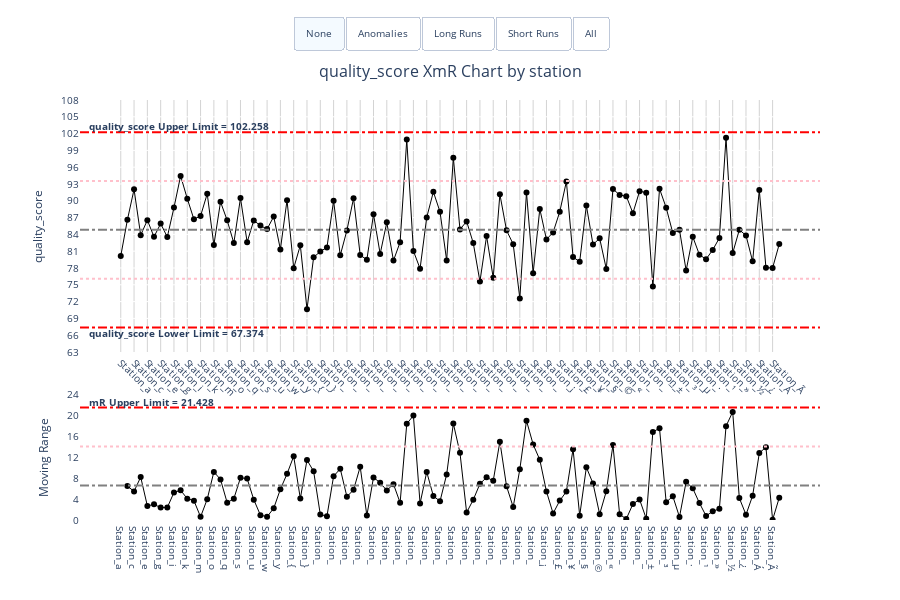

Write notebook code for a chart like this one.
### Code cell
# Categorical example
categories = ['Station_' + chr(ord('a') + i) for i in range(100)]
categorical_data = pd.DataFrame({
    'station': categories,
    'quality_score': np.random.normal(85, 5, 100)
}).sort_values('station')

xmr_categorical = xmr.XmR(
    data=categorical_data,
    x_ser_name='station',
    y_ser_name='quality_score',
    x_type='categorical',
    # show_grid=False
)

xmr_categorical.xmr_chart

### Figure 1 — Plotly figure (JSON) as saved in the notebook; plotly's stock layout.template omitted (floating-point values rounded to 4 significant figures; data arrays with more than 128 entries replaced by an {"elided": "..."} marker saying what was removed)
{"data": [{"customdata": {"elided": "100x2 float values"}, "hovertemplate": "<b>Category:</b> %{x}<br><b>Value:</b> %{y:,.2f}<br><b>Mean:</b> %{customdata[0]:,.2f}<br><extra></extra>", "line": {"color": "black", "width": 1}, "marker": {"color": "black", "size": 6}, "mode": "lines+markers", "name": "quality_score", "type": "scatter", "x": ["Station_a", "Station_b", "Station_c", "Station_d", "Station_e", "Station_f", "Station_g", "Station_h", "Station_i", "Station_j", "Station_k", "Station_l", "Station_m", "Station_n", "Station_o", "Station_p", "Station_q", "Station_r", "Station_s", "Station_t", "Station_u", "Station_v", "Station_w", "Station_x", "Station_y", "Station_z", "Station_{", "Station_|", "Station_}", "Station_~", "Station_", "Station_", "Station_", "Station_", "Station_", "Station_", "Station_", "Station_", "Station_", "Station_", "Station_", "Station_", "Station_", "Station_", "Station_", "Station_", "Station_", "Station_", "Station_", "Station_", "Station_", "Station_", "Station_", "Station_", "Station_", "Station_", "Station_", "Station_", "Station_", "Station_", "Station_", "Station_", "Station_", "Station_ ", "Station_¡", "Station_¢", "Station_£", "Station_¤", "Station_¥", "Station_¦", "Station_§", "Station_¨", "Station_©", "Station_ª", "Station_«", "Station_¬", "Station_", "Station_®", "Station_¯", "Station_°", "Station_±", "Station_²", "Station_³", "Station_´", "Station_µ", "Station_¶", "Station_·", "Station_¸", "Station_¹", "Station_º", "Station_»", "Station_¼", "Station_½", "Station_¾", "Station_¿", "Station_À", "Station_Á", "Station_Â", "Station_Ã", "Station_Ä"], "xaxis": "x", "y": [80.14, 86.6, 92.05, 83.87, 86.55, 83.56, 85.92, 83.54, 88.78, 94.44, 90.39, 86.7, 87.29, 91.26, 82.09, 89.81, 86.51, 82.45, 90.5, 82.62, 86.49, 85.57, 84.95, 87.18, 81.33, 90.11, 77.98, 82.06, 70.63, 79.91, 80.95, 81.68, 90.01, 80.26, 84.7, 90.45, 80.31, 79.47, 87.59, 80.51, 86.15, 79.32, 82.62, 100.9, 81.04, 77.89, 87.03, 91.6, 88.03, 79.34, 97.71, 84.9, 86.32, 82.46, 75.57, 83.7, 76.24, 91.16, 84.72, 82.25, 72.57, 91.48, 77.08, 88.55, 83.1, 84.35, 88.04, 93.45, 79.96, 79.12, 89.16, 82.19, 83.31, 77.84, 92.11, 91.04, 90.83, 87.8, 91.71, 91.45, 74.68, 92.15, 88.77, 84.24, 84.81, 77.55, 83.58, 80.36, 79.58, 81.23, 83.36, 101.2, 80.66, 84.83, 83.81, 79.18, 91.92, 78.05, 78.01, 82.27], "yaxis": "y"}, {"customdata": {"elided": "100x2 float values"}, "hovertemplate": "<b>Category:</b> %{x}<br><b>Range:</b> %{y:,.2f}<br><b>Mean:</b> %{customdata[0]:,.2f}<br><extra></extra>", "line": {"color": "black", "width": 1}, "marker": {"color": "black", "size": 6}, "mode": "lines+markers", "name": "Moving Range", "type": "scatter", "x": ["Station_a", "Station_b", "Station_c", "Station_d", "Station_e", "Station_f", "Station_g", "Station_h", "Station_i", "Station_j", "Station_k", "Station_l", "Station_m", "Station_n", "Station_o", "Station_p", "Station_q", "Station_r", "Station_s", "Station_t", "Station_u", "Station_v", "Station_w", "Station_x", "Station_y", "Station_z", "Station_{", "Station_|", "Station_}", "Station_~", "Station_", "Station_", "Station_", "Station_", "Station_", "Station_", "Station_", "Station_", "Station_", "Station_", "Station_", "Station_", "Station_", "Station_", "Station_", "Station_", "Station_", "Station_", "Station_", "Station_", "Station_", "Station_", "Station_", "Station_", "Station_", "Station_", "Station_", "Station_", "Station_", "Station_", "Station_", "Station_", "Station_", "Station_ ", "Station_¡", "Station_¢", "Station_£", "Station_¤", "Station_¥", "Station_¦", "Station_§", "Station_¨", "Station_©", "Station_ª", "Station_«", "Station_¬", "Station_", "Station_®", "Station_¯", "Station_°", "Station_±", "Station_²", "Station_³", "Station_´", "Station_µ", "Station_¶", "Station_·", "Station_¸", "Station_¹", "Station_º", "Station_»", "Station_¼", "Station_½", "Station_¾", "Station_¿", "Station_À", "Station_Á", "Station_Â", "Station_Ã", "Station_Ä"], "xaxis": "x2", "y": [null, 6.462, 5.451, 8.18, 2.677, 2.982, 2.361, 2.381, 5.238, 5.662, 4.058, 3.69, 0.5973, 3.963, 9.166, 7.72, 3.296, 4.06, 8.048, 7.885, 3.872, 0.92, 0.6206, 2.237, 5.859, 8.787, 12.14, 4.082, 11.42, 9.274, 1.041, 0.727, 8.339, 9.755, 4.445, 5.746, 10.14, 0.8401, 8.119, 7.075, 5.638, 6.832, 3.3, 18.32, 19.9, 3.152, 9.148, 4.567, 3.574, 8.684, 18.36, 12.81, 1.423, 3.862, 6.886, 8.132, 7.464, 14.92, 6.442, 2.466, 9.683, 18.91, 14.4, 11.47, 5.442, 1.249, 3.691, 5.409, 13.5, 0.8324, 10.04, 6.97, 1.113, 5.47, 14.28, 1.079, 0.2033, 3.036, 3.916, 0.2591, 16.78, 17.48, 3.38, 4.528, 0.5695, 7.267, 6.038, 3.229, 0.7762, 1.649, 2.134, 17.88, 20.58, 4.17, 1.015, 4.627, 12.74, 13.88, 0.03303, 4.254], "yaxis": "y2"}, {"marker": {"color": "red", "size": 8, "symbol": "cross"}, "mode": "markers", "texttemplate": "%{y}", "type": "scatter", "visible": false, "x": [], "xaxis": "x", "y": [], "yaxis": "y"}, {"marker": {"color": "red", "size": 8, "symbol": "cross"}, "mode": "markers", "type": "scatter", "visible": false, "x": [], "xaxis": "x2", "y": [], "yaxis": "y2"}], "layout": {"annotations": [{"font": {"size": 16}, "showarrow": false, "text": "quality_score XmR Chart by station", "x": 0.5, "xanchor": "center", "xref": "paper", "y": 1.1, "yanchor": "top", "yref": "paper"}, {"font": {"size": 10}, "showarrow": false, "text": "<b>mR Upper Limit = 21.428</b>", "x": 0.01, "xanchor": "left", "xref": "paper", "y": 22.5, "yanchor": "auto", "yref": "y2"}, {"font": {"size": 10}, "showarrow": false, "text": "<b>quality_score Upper Limit = 102.258</b>", "x": 0.01, "xanchor": "left", "xref": "paper", "y": 103.3, "yanchor": "auto", "yref": "y"}, {"font": {"size": 10}, "showarrow": false, "text": "<b>quality_score Lower Limit = 67.374</b>", "x": 0.01, "xanchor": "left", "xref": "paper", "y": 66.33, "yanchor": "auto", "yref": "y"}], "font": {"size": 10}, "height": 600, "hovermode": "x", "plot_bgcolor": "white", "shapes": [{"line": {"color": "gray", "dash": "dashdot"}, "type": "line", "x0": 0, "x1": 1, "xref": "x domain", "y0": 84.82, "y1": 84.82, "yref": "y"}, {"line": {"color": "red", "dash": "dashdot"}, "type": "line", "x0": 0, "x1": 1, "xref": "x domain", "y0": 102.3, "y1": 102.3, "yref": "y"}, {"line": {"color": "red", "dash": "dashdot"}, "type": "line", "x0": 0, "x1": 1, "xref": "x domain", "y0": 67.37, "y1": 67.37, "yref": "y"}, {"line": {"color": "pink", "dash": "dot"}, "type": "line", "x0": 0, "x1": 1, "xref": "x domain", "y0": 93.54, "y1": 93.54, "yref": "y"}, {"line": {"color": "pink", "dash": "dot"}, "type": "line", "x0": 0, "x1": 1, "xref": "x domain", "y0": 76.1, "y1": 76.1, "yref": "y"}, {"line": {"color": "gray", "dash": "dashdot"}, "type": "line", "x0": 0, "x1": 1, "xref": "x domain", "y0": 6.557, "y1": 6.557, "yref": "y2"}, {"line": {"color": "red", "dash": "dashdot"}, "type": "line", "x0": 0, "x1": 1, "xref": "x domain", "y0": 21.43, "y1": 21.43, "yref": "y2"}, {"line": {"color": "pink", "dash": "dot"}, "type": "line", "x0": 0, "x1": 1, "xref": "x domain", "y0": 13.99, "y1": 13.99, "yref": "y2"}], "showlegend": false, "updatemenus": [{"active": 0, "buttons": [{"args": [{"visible": [true, true, false, false]}, {"annotations": [{"font": {"size": 16}, "showarrow": false, "text": "quality_score XmR Chart by station", "x": 0.5, "xanchor": "center", "xref": "paper", "y": 1.1, "yanchor": "top", "yref": "paper"}, {"font": {"size": 10}, "showarrow": false, "text": "<b>mR Upper Limit = 21.428</b>", "x": 0.01, "xanchor": "left", "xref": "paper", "y": 22.5, "yanchor": "auto", "yref": "y2"}, {"font": {"size": 10}, "showarrow": false, "text": "<b>quality_score Upper Limit = 102.258</b>", "x": 0.01, "xanchor": "left", "xref": "paper", "y": 103.3, "yanchor": "auto", "yref": "y"}, {"font": {"size": 10}, "showarrow": false, "text": "<b>quality_score Lower Limit = 67.374</b>", "x": 0.01, "xanchor": "left", "xref": "paper", "y": 66.33, "yanchor": "auto", "yref": "y"}], "shapes": [{"line": {"color": "gray", "dash": "dashdot"}, "type": "line", "x0": 0, "x1": 1, "xref": "x domain", "y0": 84.82, "y1": 84.82, "yref": "y"}, {"line": {"color": "red", "dash": "dashdot"}, "type": "line", "x0": 0, "x1": 1, "xref": "x domain", "y0": 102.3, "y1": 102.3, "yref": "y"}, {"line": {"color": "red", "dash": "dashdot"}, "type": "line", "x0": 0, "x1": 1, "xref": "x domain", "y0": 67.37, "y1": 67.37, "yref": "y"}, {"line": {"color": "pink", "dash": "dot"}, "type": "line", "x0": 0, "x1": 1, "xref": "x domain", "y0": 93.54, "y1": 93.54, "yref": "y"}, {"line": {"color": "pink", "dash": "dot"}, "type": "line", "x0": 0, "x1": 1, "xref": "x domain", "y0": 76.1, "y1": 76.1, "yref": "y"}, {"line": {"color": "gray", "dash": "dashdot"}, "type": "line", "x0": 0, "x1": 1, "xref": "x domain", "y0": 6.557, "y1": 6.557, "yref": "y2"}, {"line": {"color": "red", "dash": "dashdot"}, "type": "line", "x0": 0, "x1": 1, "xref": "x domain", "y0": 21.43, "y1": 21.43, "yref": "y2"}, {"line": {"color": "pink", "dash": "dot"}, "type": "line", "x0": 0, "x1": 1, "xref": "x domain", "y0": 13.99, "y1": 13.99, "yref": "y2"}]}], "label": "None", "method": "update"}, {"args": [{"visible": [true, true, true, true]}, {"annotations": [{"font": {"size": 16}, "showarrow": false, "text": "quality_score XmR Chart by station", "x": 0.5, "xanchor": "center", "xref": "paper", "y": 1.1, "yanchor": "top", "yref": "paper"}, {"font": {"size": 10}, "showarrow": false, "text": "<b>mR Upper Limit = 21.428</b>", "x": 0.01, "xanchor": "left", "xref": "paper", "y": 22.5, "yanchor": "auto", "yref": "y2"}, {"font": {"size": 10}, "showarrow": false, "text": "<b>quality_score Upper Limit = 102.258</b>", "x": 0.01, "xanchor": "left", "xref": "paper", "y": 103.3, "yanchor": "auto", "yref": "y"}, {"font": {"size": 10}, "showarrow": false, "text": "<b>quality_score Lower Limit = 67.374</b>", "x": 0.01, "xanchor": "left", "xref": "paper", "y": 66.33, "yanchor": "auto", "yref": "y"}], "shapes": [{"line": {"color": "gray", "dash": "dashdot"}, "type": "line", "x0": 0, "x1": 1, "xref": "x domain", "y0": 84.82, "y1": 84.82, "yref": "y"}, {"line": {"color": "red", "dash": "dashdot"}, "type": "line", "x0": 0, "x1": 1, "xref": "x domain", "y0": 102.3, "y1": 102.3, "yref": "y"}, {"line": {"color": "red", "dash": "dashdot"}, "type": "line", "x0": 0, "x1": 1, "xref": "x domain", "y0": 67.37, "y1": 67.37, "yref": "y"}, {"line": {"color": "pink", "dash": "dot"}, "type": "line", "x0": 0, "x1": 1, "xref": "x domain", "y0": 93.54, "y1": 93.54, "yref": "y"}, {"line": {"color": "pink", "dash": "dot"}, "type": "line", "x0": 0, "x1": 1, "xref": "x domain", "y0": 76.1, "y1": 76.1, "yref": "y"}, {"line": {"color": "gray", "dash": "dashdot"}, "type": "line", "x0": 0, "x1": 1, "xref": "x domain", "y0": 6.557, "y1": 6.557, "yref": "y2"}, {"line": {"color": "red", "dash": "dashdot"}, "type": "line", "x0": 0, "x1": 1, "xref": "x domain", "y0": 21.43, "y1": 21.43, "yref": "y2"}, {"line": {"color": "pink", "dash": "dot"}, "type": "line", "x0": 0, "x1": 1, "xref": "x domain", "y0": 13.99, "y1": 13.99, "yref": "y2"}]}], "label": "Anomalies", "method": "update"}, {"args": [{"visible": [true, true, false, false]}, {"annotations": [{"font": {"size": 16}, "showarrow": false, "text": "quality_score XmR Chart by station", "x": 0.5, "xanchor": "center", "xref": "paper", "y": 1.1, "yanchor": "top", "yref": "paper"}, {"font": {"size": 10}, "showarrow": false, "text": "<b>mR Upper Limit = 21.428</b>", "x": 0.01, "xanchor": "left", "xref": "paper", "y": 22.5, "yanchor": "auto", "yref": "y2"}, {"font": {"size": 10}, "showarrow": false, "text": "<b>quality_score Upper Limit = 102.258</b>", "x": 0.01, "xanchor": "left", "xref": "paper", "y": 103.3, "yanchor": "auto", "yref": "y"}, {"font": {"size": 10}, "showarrow": false, "text": "<b>quality_score Lower Limit = 67.374</b>", "x": 0.01, "xanchor": "left", "xref": "paper", "y": 66.33, "yanchor": "auto", "yref": "y"}], "shapes": [{"line": {"color": "gray", "dash": "dashdot"}, "type": "line", "x0": 0, "x1": 1, "xref": "x domain", "y0": 84.82, "y1": 84.82, "yref": "y"}, {"line": {"color": "red", "dash": "dashdot"}, "type": "line", "x0": 0, "x1": 1, "xref": "x domain", "y0": 102.3, "y1": 102.3, "yref": "y"}, {"line": {"color": "red", "dash": "dashdot"}, "type": "line", "x0": 0, "x1": 1, "xref": "x domain", "y0": 67.37, "y1": 67.37, "yref": "y"}, {"line": {"color": "pink", "dash": "dot"}, "type": "line", "x0": 0, "x1": 1, "xref": "x domain", "y0": 93.54, "y1": 93.54, "yref": "y"}, {"line": {"color": "pink", "dash": "dot"}, "type": "line", "x0": 0, "x1": 1, "xref": "x domain", "y0": 76.1, "y1": 76.1, "yref": "y"}, {"line": {"color": "gray", "dash": "dashdot"}, "type": "line", "x0": 0, "x1": 1, "xref": "x domain", "y0": 6.557, "y1": 6.557, "yref": "y2"}, {"line": {"color": "red", "dash": "dashdot"}, "type": "line", "x0": 0, "x1": 1, "xref": "x domain", "y0": 21.43, "y1": 21.43, "yref": "y2"}, {"line": {"color": "pink", "dash": "dot"}, "type": "line", "x0": 0, "x1": 1, "xref": "x domain", "y0": 13.99, "y1": 13.99, "yref": "y2"}, {"fillcolor": "pink", "line": {"color": "purple", "dash": "longdashdot", "width": 2}, "name": "Long Run", "opacity": 0.2, "path": "M Station_´ 86.49460050511108 L Station_µ 87.06406334104433 L Station_¶ 79.79695352568848 L Station_· 85.83448244985111 L Station_¸ 82.60564788224117 L Station_¹ 81.82947120529667 L Station_º 83.47867146472494 L Station_» 85.61226880952117 L Station_» 81.11226880952117 L Station_º 78.97867146472494 L Station_¹ 77.32947120529667 L Station_¸ 78.10564788224117 L Station_· 81.33448244985111 L Station_¶ 75.29695352568848 L Station_µ 82.56406334104433 L Station_´ 81.99460050511108 Z", "type": "path"}]}], "label": "Long Runs", "method": "update"}, {"args": [{"visible": [true, true, false, false]}, {"annotations": [{"font": {"size": 16}, "showarrow": false, "text": "quality_score XmR Chart by station", "x": 0.5, "xanchor": "center", "xref": "paper", "y": 1.1, "yanchor": "top", "yref": "paper"}, {"font": {"size": 10}, "showarrow": false, "text": "<b>mR Upper Limit = 21.428</b>", "x": 0.01, "xanchor": "left", "xref": "paper", "y": 22.5, "yanchor": "auto", "yref": "y2"}, {"font": {"size": 10}, "showarrow": false, "text": "<b>quality_score Upper Limit = 102.258</b>", "x": 0.01, "xanchor": "left", "xref": "paper", "y": 103.3, "yanchor": "auto", "yref": "y"}, {"font": {"size": 10}, "showarrow": false, "text": "<b>quality_score Lower Limit = 67.374</b>", "x": 0.01, "xanchor": "left", "xref": "paper", "y": 66.33, "yanchor": "auto", "yref": "y"}], "shapes": [{"line": {"color": "gray", "dash": "dashdot"}, "type": "line", "x0": 0, "x1": 1, "xref": "x domain", "y0": 84.82, "y1": 84.82, "yref": "y"}, {"line": {"color": "red", "dash": "dashdot"}, "type": "line", "x0": 0, "x1": 1, "xref": "x domain", "y0": 102.3, "y1": 102.3, "yref": "y"}, {"line": {"color": "red", "dash": "dashdot"}, "type": "line", "x0": 0, "x1": 1, "xref": "x domain", "y0": 67.37, "y1": 67.37, "yref": "y"}, {"line": {"color": "pink", "dash": "dot"}, "type": "line", "x0": 0, "x1": 1, "xref": "x domain", "y0": 93.54, "y1": 93.54, "yref": "y"}, {"line": {"color": "pink", "dash": "dot"}, "type": "line", "x0": 0, "x1": 1, "xref": "x domain", "y0": 76.1, "y1": 76.1, "yref": "y"}, {"line": {"color": "gray", "dash": "dashdot"}, "type": "line", "x0": 0, "x1": 1, "xref": "x domain", "y0": 6.557, "y1": 6.557, "yref": "y2"}, {"line": {"color": "red", "dash": "dashdot"}, "type": "line", "x0": 0, "x1": 1, "xref": "x domain", "y0": 21.43, "y1": 21.43, "yref": "y2"}, {"line": {"color": "pink", "dash": "dot"}, "type": "line", "x0": 0, "x1": 1, "xref": "x domain", "y0": 13.99, "y1": 13.99, "yref": "y2"}]}], "label": "Short Runs", "method": "update"}, {"args": [{"visible": [true, true, true, true]}, {"annotations": [{"font": {"size": 16}, "showarrow": false, "text": "quality_score XmR Chart by station", "x": 0.5, "xanchor": "center", "xref": "paper", "y": 1.1, "yanchor": "top", "yref": "paper"}, {"font": {"size": 10}, "showarrow": false, "text": "<b>mR Upper Limit = 21.428</b>", "x": 0.01, "xanchor": "left", "xref": "paper", "y": 22.5, "yanchor": "auto", "yref": "y2"}, {"font": {"size": 10}, "showarrow": false, "text": "<b>quality_score Upper Limit = 102.258</b>", "x": 0.01, "xanchor": "left", "xref": "paper", "y": 103.3, "yanchor": "auto", "yref": "y"}, {"font": {"size": 10}, "showarrow": false, "text": "<b>quality_score Lower Limit = 67.374</b>", "x": 0.01, "xanchor": "left", "xref": "paper", "y": 66.33, "yanchor": "auto", "yref": "y"}], "shapes": [{"line": {"color": "gray", "dash": "dashdot"}, "type": "line", "x0": 0, "x1": 1, "xref": "x domain", "y0": 84.82, "y1": 84.82, "yref": "y"}, {"line": {"color": "red", "dash": "dashdot"}, "type": "line", "x0": 0, "x1": 1, "xref": "x domain", "y0": 102.3, "y1": 102.3, "yref": "y"}, {"line": {"color": "red", "dash": "dashdot"}, "type": "line", "x0": 0, "x1": 1, "xref": "x domain", "y0": 67.37, "y1": 67.37, "yref": "y"}, {"line": {"color": "pink", "dash": "dot"}, "type": "line", "x0": 0, "x1": 1, "xref": "x domain", "y0": 93.54, "y1": 93.54, "yref": "y"}, {"line": {"color": "pink", "dash": "dot"}, "type": "line", "x0": 0, "x1": 1, "xref": "x domain", "y0": 76.1, "y1": 76.1, "yref": "y"}, {"line": {"color": "gray", "dash": "dashdot"}, "type": "line", "x0": 0, "x1": 1, "xref": "x domain", "y0": 6.557, "y1": 6.557, "yref": "y2"}, {"line": {"color": "red", "dash": "dashdot"}, "type": "line", "x0": 0, "x1": 1, "xref": "x domain", "y0": 21.43, "y1": 21.43, "yref": "y2"}, {"line": {"color": "pink", "dash": "dot"}, "type": "line", "x0": 0, "x1": 1, "xref": "x domain", "y0": 13.99, "y1": 13.99, "yref": "y2"}, {"fillcolor": "pink", "line": {"color": "purple", "dash": "longdashdot", "width": 2}, "name": "Long Run", "opacity": 0.2, "path": "M Station_´ 86.49460050511108 L Station_µ 87.06406334104433 L Station_¶ 79.79695352568848 L Station_· 85.83448244985111 L Station_¸ 82.60564788224117 L Station_¹ 81.82947120529667 L Station_º 83.47867146472494 L Station_» 85.61226880952117 L Station_» 81.11226880952117 L Station_º 78.97867146472494 L Station_¹ 77.32947120529667 L Station_¸ 78.10564788224117 L Station_· 81.33448244985111 L Station_¶ 75.29695352568848 L Station_µ 82.56406334104433 L Station_´ 81.99460050511108 Z", "type": "path"}]}], "label": "All", "method": "update"}], "direction": "right", "type": "buttons", "x": 0.5, "xanchor": "center", "y": 1.2}], "xaxis": {"anchor": "y", "automargin": true, "domain": [0, 1], "gridcolor": "lightgray", "showgrid": true, "showline": true, "showspikes": true, "showticklabels": true, "spikemode": "across+toaxis", "spikesnap": "cursor", "tickangle": 45, "tickformat": "%b\n%Y", "ticklabelmode": "period", "type": "category", "zeroline": false}, "xaxis2": {"anchor": "y2", "domain": [0, 1]}, "yaxis": {"anchor": "x", "domain": [0.4, 1], "dtick": 3, "range": [63, 108], "tickformat": "0", "title": {"text": "quality_score"}}, "yaxis2": {"anchor": "x2", "domain": [0, 0.3], "dtick": 4, "range": [0, 24], "tickformat": "0", "title": {"text": "Moving Range"}}}}
